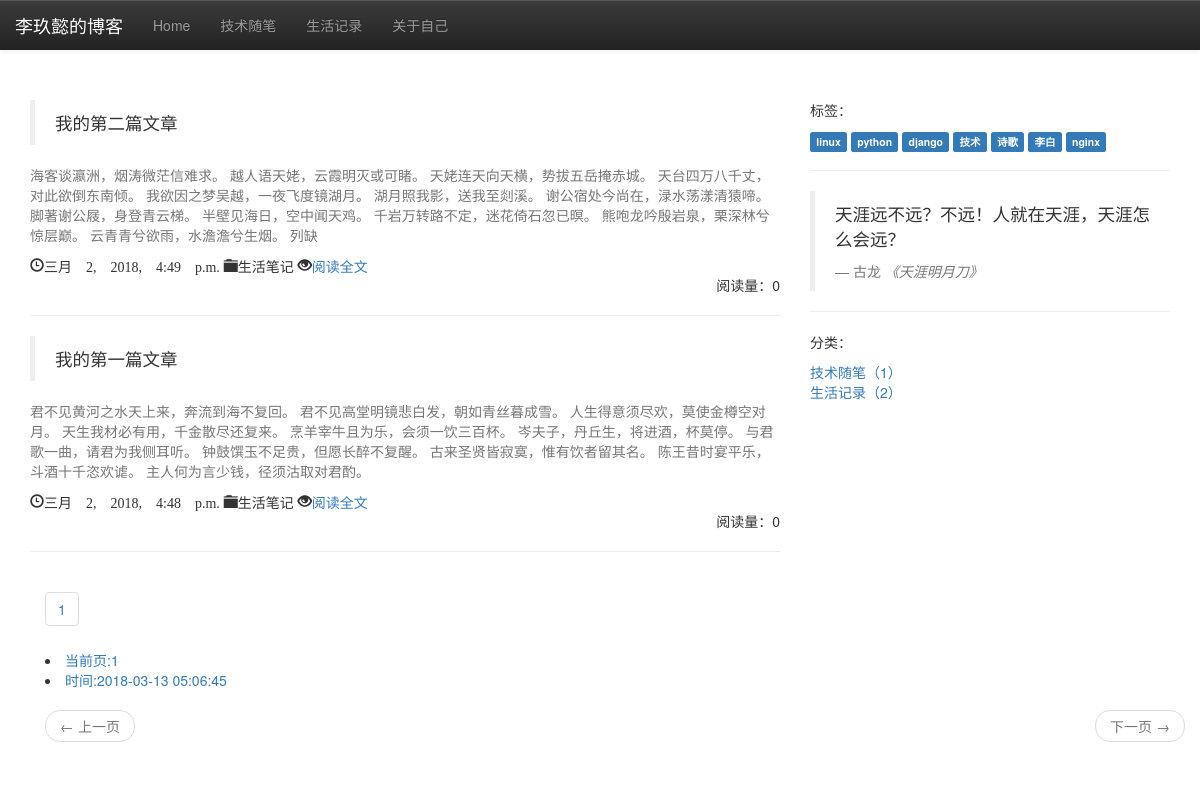
Page /life/ on the earlier database version.
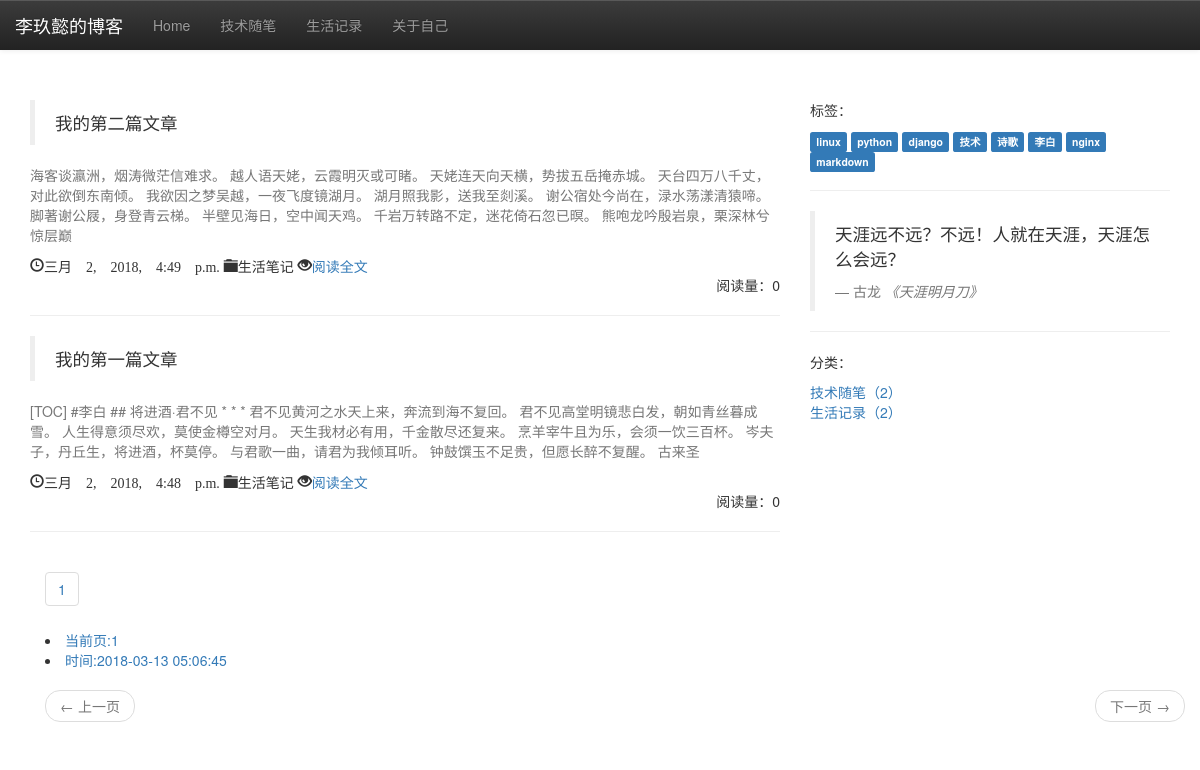
Same page on the later database version.
### blog/models.py (models this page shows, shortened)
class Blog(models.Model):
    title = models.CharField(max_length=50, verbose_name='题目')
    content = models.TextField(verbose_name='内容')
    created_time = models.DateTimeField(auto_now_add=True, verbose_name='创建时间')
    changed_time = models.DateTimeField(auto_now=True, verbose_name='修改时间')
    tag = models.ManyToManyField(Tag,verbose_name='标签')
    category = models.ForeignKey(Category, on_delete=models.CASCADE,verbose_name='分类')
    view_count=models.IntegerField(default=0,verbose_name='阅读量')
    class Meta:
        ordering = ['-created_time']
        db_table = '博客'
        verbose_name_plural = '博客'

class Category(models.Model):
    category = models.CharField(max_length=20, verbose_name='分类')
    def __str__(self):
        return self.category
    class Meta:
        db_table = '分类'
        verbose_name_plural = '博客分类'

class Tag(models.Model):
    tag = models.CharField(max_length=20, verbose_name='标签')
    def __str__(self):
        return  self.tag
    class Meta:
        db_table = '标签'
        verbose_name_plural = '博客标签'

### blog/views.py (the view)
# urls.py: path('life/',views.LifeView.as_view(),name = 'life'),
class LifeView(IndexView):
    model = models.Blog
    queryset = models.Blog.objects.filter(category__category__contains='生活笔记')

### blog/views.py (called while the page is built)
    def get_context_data(self, *, object_list=None, **kwargs):
        context =super(IndexView, self).get_context_data(**kwargs)
        context['tags'] = models.Tag.objects.all()
        context['time'] = time.strftime('%Y-%m-%d %H:%M:%S',time.localtime(time.time()))
        context['blog_category_learn'] = models.Blog.objects.filter(category__category__contains='技术随笔').count()
        context['blog_category_life'] = models.Blog.objects.filter(category__category__contains='生活笔记').count()
        context['archive']=models.Blog.objects.datetimes('created_time','month',order='DESC',)
        return context

### templates/index.html (shortened to what this page needs)
{% load static %}
<!DOCTYPE html>
<html lang="zh-CN">
<head>
<link rel="stylesheet" href="https://cdn.bootcss.com/bootstrap/3.3.7/css/bootstrap.min.css">
<link rel="stylesheet" href="https://cdn.bootcss.com/bootstrap/3.3.7/css/bootstrap-theme.min.css">
</head>
<body>
 <div class="container">
     <div class="row">
         <nav class="nav navbar-default navbar-fixed-top navbar-inverse" role="navigation">
             <a href="#" class="navbar-brand ">李玖懿的博客</a>
             <div id="navbar" class="collapse navbar-collapse">
                 <ul id="mytab" class="navbar-nav nav">
                     <li ><a href="{% url 'index' %}">Home</a></li>
                     <li ><a href="{% url 'learn' %}">技术随笔</a></li>
                     <li ><a href="{% url 'life' %}">生活记录</a> </li>
                     <li ><a href="">关于自己</a> </li>
                 </ul>
             </div>
         </nav>
     </div>
 </div>
 <br>
 <br>
 <br>
 <br>
 <br>
 <div class="container">
     <div class="row">
         <div class="col-md-8">
             {% for blog in blogs %}
                 <blockquote>{{ blog.title }}</blockquote>
                 <p class="text-muted">{{ blog.content|truncatechars:200 }}</p>
                 <span class="glyphicon glyphicon-time" aria-hidden="true">{{ blog.created_time}}  </span>
                 <span class="glyphicon glyphicon-folder-close" aria-hidden="true">{{ blog.category }}</span>
                 <span class="glyphicon glyphicon-eye-open" aria-hidden="true"><a href="{% url 'index' %}blog/{{ blog.id }}">阅读全文</a></span>
                 <p class="text-right">阅读量：{{ blog.view_count }}</p>
                 <hr>
             {% endfor %}
             <div class="container">
                 <nav aria-label="Page navigation  ">
                     <ul class="pagination">
                         {% for i in paginator.page_range %}
                             <li><a href= "{% url 'index'%}?page={{ i }}">{{ i }}</a></li>
                         {% endfor %}
                     </ul>
                     <li><a href= "">当前页:{{ page_obj.number}}</a></li>
                     <li><a href= "">时间:{{ time}}</a></li>
                </nav>
             <nav aria-label="...">
                 <ul class="pager">
                     {% if page_obj.has_previous %}
                         <li class="previous active"><a href="{% url 'index' %}?page={{ page_obj.previous_page_number }}"><span aria-hidden="true">&larr;</span> 上一页</a></li>
                     {% else %}
                         <li class="previous disabled"><a ><span aria-hidden="true">&larr;</span> 上一页</a></li>
                     {% endif %}
                     {% if page_obj.has_next %}
                         <li class="next active"><a href="{% url 'index' %}?page={{ page_obj.next_page_number }}">下一页 <span aria-hidden="true">&rarr;</span></a></li>
                     {% else %}
                         <li class="next disabled"><a >下一页 <span aria-hidden="true">&rarr;</span></a></li>
                     {% endif %}
                 </ul>
             </div>
         </div>
         <div class="col-md-4">
             <p>标签：</p>
             {% for tag in tags %}
                 <span class="label label-primary ">{{ tag }}</span>
             {% endfor %}
             <hr>
         <blockquote>
             <p>天涯远不远？不远！人就在天涯，天涯怎么会远？</p>
             <footer>古龙 <cite title="Source Title">《天涯明月刀》</cite></footer>
         </blockquote>
         <hr>
         <p>分类：</p>
         <a href="{% url 'learn' %}">技术随笔（{{ blog_category_learn }}）</a>
         <br>
         <a href="{% url 'life' %}">生活记录（{{ blog_category_life  }}）</a>
         </div>
     </div>
 </div>
</body>
</html>

Differences in the rows shown:
changed Blog "我的第二篇文章": content "…谢公宿处今尚在，渌水荡漾清猿啼。 脚著谢公屐，身登青云梯。 半壁见海日，空中闻天鸡。 千岩万转路不定，迷花倚石忽已暝。 熊咆龙吟殷岩泉，栗深林兮惊层巅。 云青青兮欲雨，水澹澹兮生烟。 列缺" → "…谢公宿处今尚在，渌水荡漾清猿啼。 脚著谢公屐，身登青云梯。 半壁见海日，空中闻天鸡。 千岩万转路不定，迷花倚石忽已暝。 熊咆龙吟殷岩泉，栗深林兮惊层巅"
changed Blog "我的第一篇文章": content "君不见黄河之水天上来，奔流到海不复回。 君不见高堂明镜悲白发，朝如青丝暮成雪。 人生得意须尽欢，莫使金樽空对月。 天生我材必有用，千金散尽还复来。 烹羊宰牛且为乐，会须一饮三百杯。 岑夫子，丹丘生，将进酒，杯莫停。 与君歌一曲，请君为我侧耳听。 钟鼓馔玉不足贵，但愿长醉不复醒。 古来圣贤皆寂寞，惟有饮者留其名。 陈王昔时宴平乐，斗酒十千恣欢谑。 主人何为言少钱，径须沽取对君酌。" → "[TOC] #李白 ## 将进酒·君不见 * * * 君不见黄河之水天上来，奔流到海不复回。 君不见高堂明镜悲白发，朝如青丝暮成雪。 人生得意须尽欢，莫使金樽空对月。 天生我材必有用，千金散尽还复来。 烹羊宰牛且为乐，会须一饮三百杯。 岑夫子，丹丘生，将进酒，杯莫停。 与君歌一曲，请君为我倾耳听。 钟鼓馔玉不足贵，但愿长醉不复醒。 古来圣"
added Tag: tag "markdown"
Other differences:
{{ blog_category_learn }}: "1" → "2"
